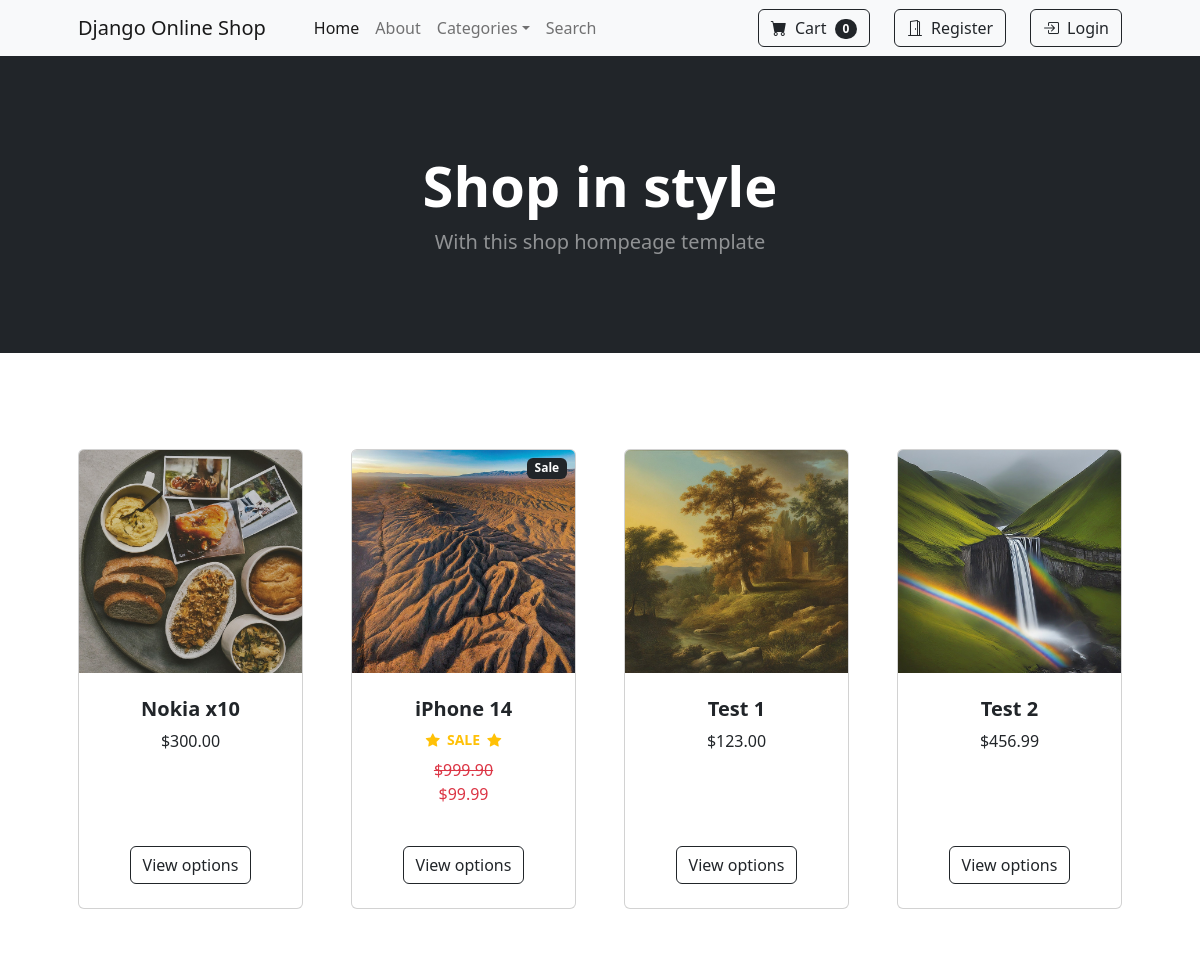
The app's page / (upper part), older data.
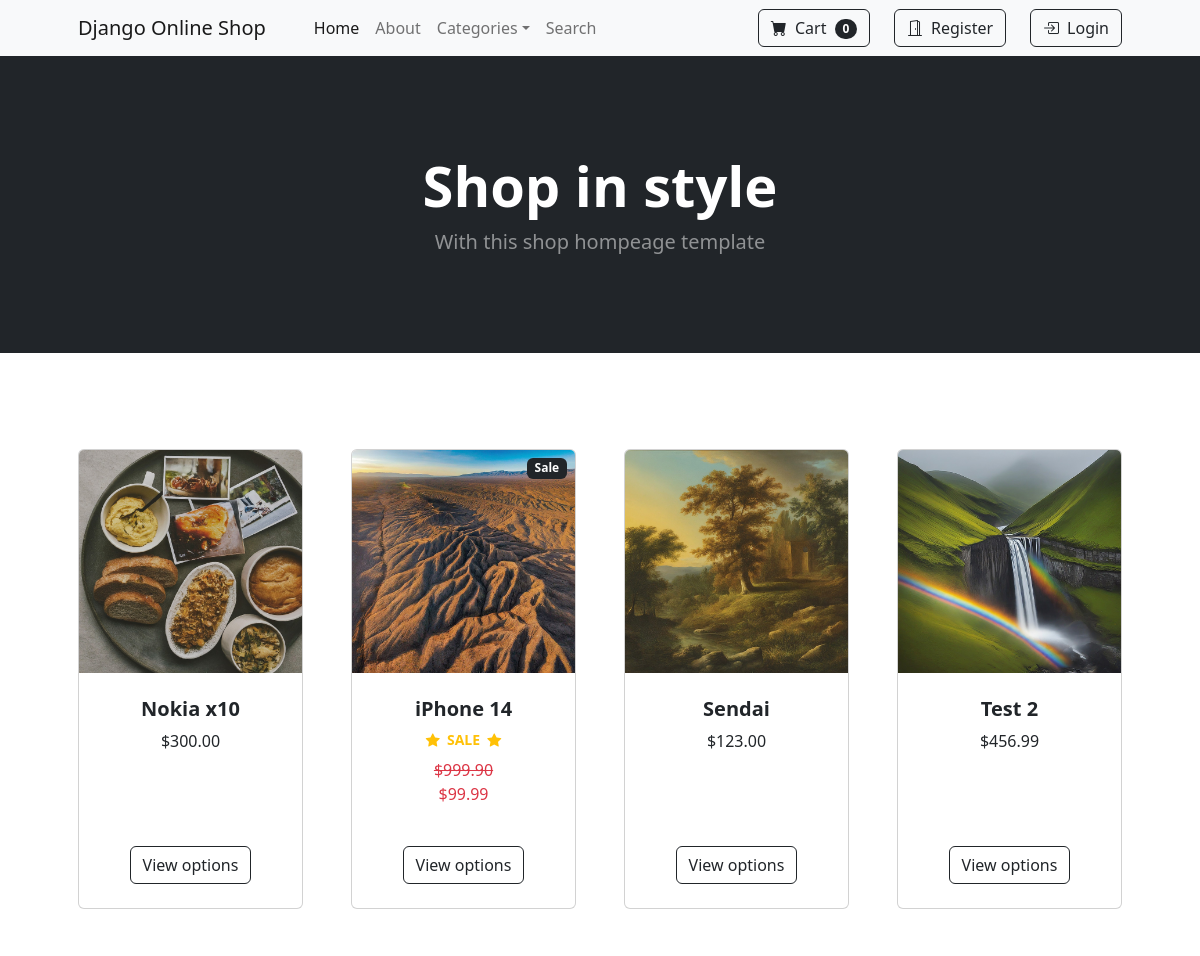
The same page, newer data.
### store/models.py (models this page shows, shortened)
class Product(models.Model):
    name = models.CharField(max_length=100)
    price = models.DecimalField(default=0, decimal_places=2, max_digits=7)
    category = models.ForeignKey(Category, on_delete=models.CASCADE, default=1)
    description = models.CharField(max_length=300, default='', blank=True, null=True)
    image = models.ImageField(upload_to='uploads/product/')
    is_sale = models.BooleanField(default=False)
    sale_price = models.DecimalField(default=0, decimal_places=2, max_digits=7)

### store/views.py (the view)
# urls.py: 2. Add a URL to urlpatterns:  path('', views.home, name='home')
def home(request):
    products = Product.objects.all()
    return render(request, "home.html", {
        "products": products
    })

### cart/cart.py (called while the page is built)
    def __len__(self):
        return len(self.cart)

### cart/context_processors.py (called while the page is built)
def cart(request):
    return {"cart": Cart(request)}

### store/templates/home.html (shortened to what this page needs)
{% extends 'base.html' %}
{% block content %}
<header class="bg-dark py-5">
    <div class="container px-4 px-lg-5 my-5">
        <div class="text-center text-white">
            <h1 class="display-4 fw-bolder">Shop in style</h1>
            <p class="lead fw-normal text-white-50 mb-0">With this shop hompeage template</p>
        </div>
    </div>
</header>
<section class="py-5">
    <div class="container px-4 px-lg-5 mt-5">
        <div class="row gx-4 gx-lg-5 row-cols-2 row-cols-md-3 row-cols-xl-4 justify-content-center">
            {% for product in products %}
            <div class="col mb-5">
                <div class="card h-100">
                    {% if product.is_sale %}
                        <div class="badge bg-dark text-white position-absolute" style="top: 0.5rem; right: 0.5rem">Sale</div>
                    {% endif %}
                    <img class="card-img-top" src="{{ product.image.url }}" alt="..." />
                    <div class="card-body p-4">
                        <div class="text-center">
                            <h5 class="fw-bolder">{{ product.name }}</h5>
                            {% if product.is_sale %}
                                <div class="d-flex justify-content-center small text-warning mb-2 fw-bolder">
                                <div class="bi-star-fill"></div>&nbsp;
                                SALE&nbsp;&nbsp;
                                <div class="bi-star-fill"></div>
                                </div>
                                <p class="text-danger"><strike>${{ product.price }}</strike><br>
                                ${{ product.sale_price }}</p>
                                {% else %}
                                <p>${{ product.price }}</p>
                            {% endif %}
                        </div>
                    </div>
                    <div class="card-footer p-4 pt-0 border-top-0 bg-transparent">
                        <div class="text-center"><a class="btn btn-outline-dark mt-auto" href="#">View options</a></div>
                    </div>
                </div>
            </div>
            {% endfor %}
        </div>
    </div>
</section>
{% endblock %}

Row changes from the older to the newer data that the page shows:
changed Product: name "Test 1" → "Sendai"
